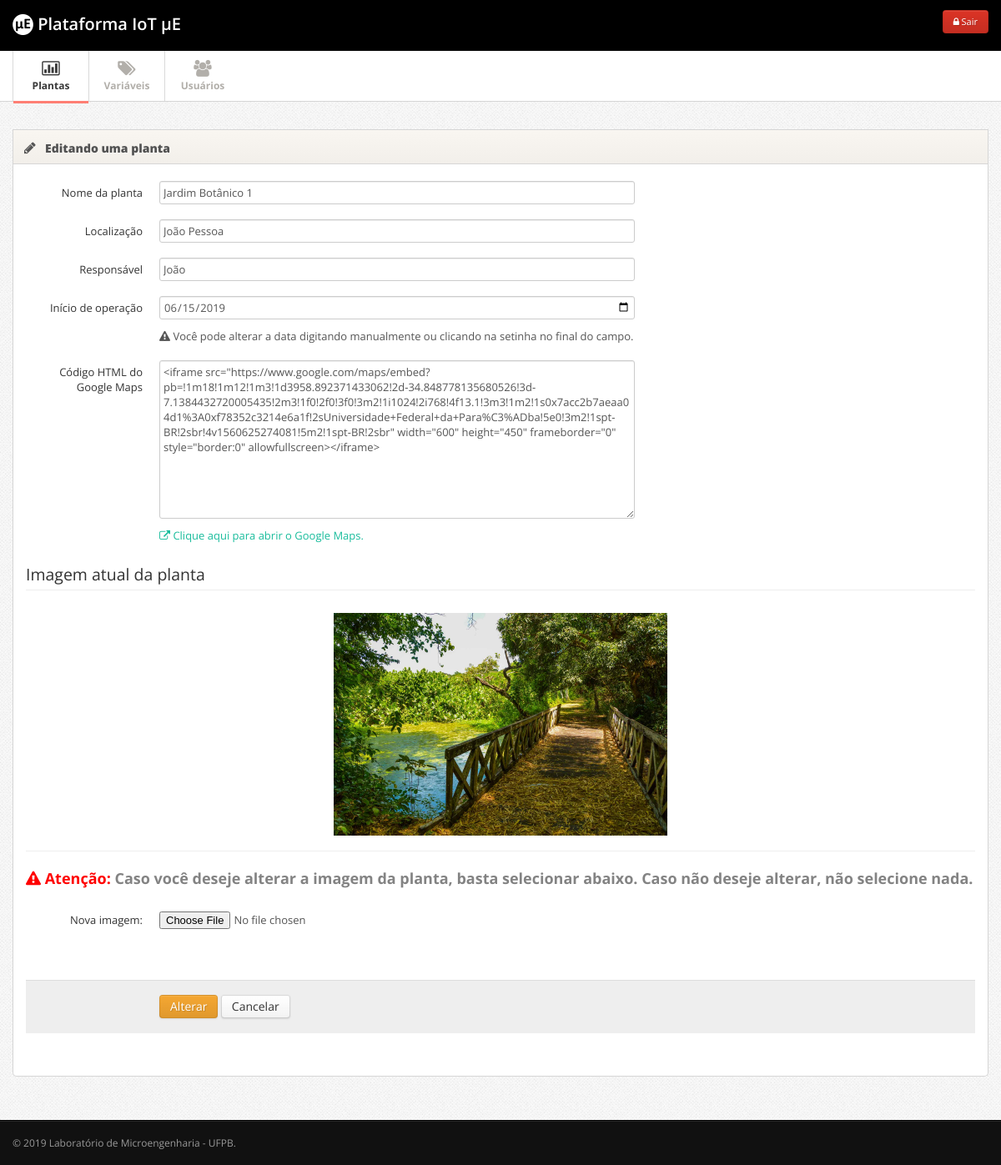
Screenshot of /admin/index.php?p=plantas_gerenciar&acao=editar&id=6 (signed in) with the database file from the repository.
### tables this page shows
CREATE TABLE IF NOT EXISTS `plantas` (
  `id` int(11) NOT NULL AUTO_INCREMENT,
  `nome` varchar(200) NOT NULL,
  `localizacao` varchar(200) NOT NULL,
  `inicio_operacao` varchar(50) NOT NULL,
  `responsavel` varchar(200) NOT NULL,
  `imagem` varchar(200) NOT NULL,
  `codigo_google_maps` text NOT NULL,
  PRIMARY KEY (`id`)
);

### admin/plantas_gerenciar.php (the view, shortened to what this page needs)
<?php
if(isset($_GET['acao'])){
	$acao = $_GET['acao'];
} else{
	$acao = 'gerenciar';
}
if($acao == 'gerenciar'){
?>
	      <div class="row">
	      	<div class="span12">
            <div class="widget">
              <a href="javascript:void();" onclick="location.href='index.php?p=plantas_cadastrar';" class="btn btn-large btn-success btn-support-ask"><i class="icon-plus-sign"></i> Cadastrar uma nova planta</a>
              <a href="javascript:void();" onclick="location.href='index.php?p=plantas';" class="btn btn-large btn-support-ask"><i class="icon-zoom-in"></i> Visualizar todas</a>
            </div>
	      		<div class="widget">
					<div class="widget-header">
						<i class="icon-user"></i>
					<h3>Listando todas as plantas</h3>
					</div>
					<div class="widget-content">
            <div id="tabela_busca" class="form-horizontal">
            <fieldset>
            <div class="control-group">
              <i class="icon-zoom-in"></i> <input class="span5 m-wrap" id="appendedInputButton" type="text" placeholder="Qual planta você está buscando?">
            </div>
            </fieldset>
            </div>
            <table class="table table-striped table-bordered" id="tabela">
              <thead>
                <tr>
                  <th> Nome da planta </th>
                  <th> Localização</th>
                  <th> Responsável</th>
                  <th class="td-actions"> Ações </th>
                </tr>
              </thead>
              <tbody>
              <?php
              $result_usuarios = "SELECT * FROM plantas ORDER BY nome ASC";
          		$resultado_usuarios = mysqli_query($conn, $result_usuarios);
              $numero_resultado = mysqli_num_rows($resultado_usuarios);
              while($resultado = mysqli_fetch_array($resultado_usuarios)){
          		if(isset($resultado)){
                $id = $resultado['id'];
                $nome = $resultado['nome'];
                $localizacao = $resultado['localizacao'];
                $responsavel = $resultado['responsavel'];
              }
              ?>
              <tr>
                <td><?php echo $nome; ?></td>
                <td><?php echo $localizacao; ?></td>
                <td><?php echo $responsavel; ?></td>
                <td class="td-actions">
                <center>
									<a href="index.php?p=plantas_gerenciar&acao=editar&id=<?php echo $id; ?>" class="btn btn-warning btn-small"><i class="btn-icon-only icon-pencil"> </i> Editar</a>
                  <a href="index.php?p=plantas_gerenciar&acao=apagar&id=<?php echo $id; ?>" class="btn btn-danger btn-small"><i class="btn-icon-only icon-remove"> </i> Apagar</a>
                </center>
                </td>
              </tr>
							<?php
              }
              ?>
              </tbody>
            </table>
              <?php
              if($numero_resultado == 0){
                echo "<h2>Nenhuma planta cadastrada...</h2>";
              }
              ?>
					</div>
				</div>
		    </div>
	      </div>
<?php
} elseif ($acao == 'apagar') {
	if(isset($_GET['id'])){
		apagarPlanta($_GET['id']);
	}
} elseif ($acao == 'editar') {
	if(isset($_GET['id'])){
		$id = $_GET['id'];
		$query = "SELECT * FROM plantas WHERE id = $id LIMIT 1";
		$resultados = mysqli_query($conn, $query);
		while($resultado = mysqli_fetch_array($resultados)){
		if(isset($resultado)){
			$nome = $resultado['nome'];
			$localizacao = $resultado['localizacao'];
			$inicio_operacao = $resultado['inicio_operacao'];
			$responsavel = $resultado['responsavel'];
      $imagem = $resultado['imagem'];
      $codigo_google_maps = $resultado['codigo_google_maps'];
		}
?>
<div class="row">
  <div class="span12">
    <div class="widget">
  <div class="widget-header">
    <i class="icon-pencil"></i>
  <h3>Editando uma planta</h3>
  </div>
  <div class="widget-content">
    <form action="" method="post" enctype="multipart/form-data" class="form-horizontal">
      <fieldset>
        <div class="control-group">
          <label class="control-label" for="username">Nome da planta</label>
          <div class="controls">
            <input type="text" class="span6 disabled" id="nome" name="nome" value="<?php echo $nome; ?>" placeholder="Qual é o nome da planta?">
          </div>
        </div>
        <div class="control-group">
          <label class="control-label" for="username">Localização</label>
          <div class="controls">
            <input type="text" class="span6 disabled" id="localizacao" name="localizacao" value="<?php echo $localizacao; ?>" placeholder="Onde fica a planta?">
          </div>
        </div>
        <div class="control-group">
          <label class="control-label" for="username">Responsável</label>
          <div class="controls">
            <input type="text" class="span6 disabled" id="responsavel" name="responsavel" value="<?php echo $responsavel; ?>" placeholder="Quem é responsável pela planta?">
          </div>
        </div>
        <div class="control-group">
          <label class="control-label" for="username">Início de operação</label>
          <div class="controls">
              <input class="span6" type="date" id="inicio_operacao" value="<?php echo $inicio_operacao; ?>" name="inicio_operacao">
              <p class="help-block"><i class="icon-warning-sign"></i> Você pode alterar a data digitando manualmente ou clicando na setinha no final do campo.</p>
          </div>
        </div>
        <div class="control-group">
          <label class="control-label" for="username">Código HTML do Google Maps</label>
          <div class="controls">
              <textarea class="span6" id="codigo_google_maps" name="codigo_google_maps" placeholder="Cole aqui o código para incorporar o mapa de localização. Ele pode ser obtido no site do Google Maps." rows="10"><?php echo $codigo_google_maps; ?></textarea>
              <p class="help-block"><a href="http://www.google.com/maps" target="_blank"><i class="icon-external-link"></i> Clique aqui para abrir o Google Maps.</a></p>
          </div>
        </div>
        <fieldset>
        <legend>Imagem atual da planta</legend>
          <center>
            <img src="../img/plantas/<?php echo $imagem; ?>" width="400" />
          </center>
       </fieldset>
       <hr>
       <h3><font color="red"><i class="icon-warning-sign"></i> Atenção:</font> Caso você deseje alterar a imagem da planta, basta selecionar abaixo. Caso não deseje alterar, não selecione nada.</h3>
       <br>
        <div class="control-group">
          <label class="control-label" for="username">Nova imagem:</label>
          <div class="controls">
              <input type="file" class="custom-file-input" id="imagem_planta" name="imagem_planta">
          </div>
        </div>
         <br />
        <div class="form-actions">
          <button type="submit" class="btn btn-warning" id="liberar" name="liberar" value="alterar">Alterar</button>
          <button class="btn" id="liberar" name="liberar" value="cancelar">Cancelar</button>
        </div>
      </fieldset>
    </form>
  </div>
</div>
</div>
</div>
<?php
}
	} else{
    if($_SESSION['usuarioNivelAcesso'] == 1){
       echo "<script>window.location.href='index.php?p=plantas_gerenciar';</script>";
    } else{
      echo "<script>window.location.href='index.php?p=plantas';</script>";
    }
	}
}
?>

### css/style.css (style rules this page uses)
body { background: #f9f6f1; font: 13px/1.7em 'Open Sans'; }
p { font: 13px/1.7em 'Open Sans'; }
input, button, select, textarea { font-family: 'Open Sans'; }
.widget { position: relative; clear: both; width: auto; margin-bottom: 2em; overflow: hidden; }
.widget-header { position: relative; height: 40px; line-height: 40px; background: #f9f6f1; background:-moz-linear-gradient(top, #f9f6f1 0%, #f2efea 100%); background:-webkit-gradient(linear, left top, left bottom, color-stop(0%,#f9f6f1), color-stop(100%,#f2efea)); background:-webkit-linear-gradient(top, #f9f6f1 0%,#f2efea 100%); background:-o-linear-gradient(top, #f9f6f1 0%,#f2efea 100%); background:-ms-linear-gradient(top, #f9f6f1 0%,#f2efea 100%); background:linear-gradient(top, #f9f6f1 0%,#f2efea 100%); filter: progid:DXImageTransform.Microsoft.gradient(startColorstr='#f9f6f1', endColorstr='#f2efea'); -ms-filter: "progid:DXImageTransform.Microsoft.gradient(startColorstr='#f9f6f1', endColorstr='#f2efea')"; border: 1px solid #d6d6d6; -webkit-background-clip: padding-box; }
.widget-header h3 { position: relative; top: 2px; left: 10px; display: inline-block; margin-right: 3em; font-size: 14px; font-weight: 800; color: #525252; line-height: 18px; text-shadow: 1px 1px 2px rgba(255,255,255,.5); }
.widget-header [class^="icon-"], .widget-header [class*=" icon-"] { display: inline-block; margin-left: 13px; margin-right: -2px; font-size: 16px; color: #555; vertical-align: middle; }
.widget-content { padding: 20px 15px 15px; background: #FFF; border: 1px solid #D5D5D5; -moz-border-radius: 5px; -webkit-border-radius: 5px; border-radius: 5px; }
.widget-header+.widget-content { border-top: none; -webkit-border-top-left-radius: 0; -webkit-border-top-right-radius: 0; -moz-border-radius-topleft: 0; -moz-border-radius-topright: 0; border-top-left-radius: 0; border-top-right-radius: 0; }
.widget-content:before, .widget-content:after { content:""; display:table; }
.widget-content:after { clear:both; }
.widget-content { zoom:1; }

### css/pages/signin.css (style rules this page uses)
body { background: url(../../img/body-bg.png); color:#838383; font: 13px/1.7em 'Open Sans'; }

### rows the page displays
plantas: nome "Jardim Botânico 1", localizacao "João Pessoa", responsavel "João", inicio_operacao "06/15/2019", codigo_google_maps "<iframe src=\"https://www.google.com/maps/embed?pb=!1m18!1m12!1m3!1d3958.892371433062!2d-34.848778135680526!3d-7.1384432720005435!2m3!1f0!2f0!3f0!3m2!1i1024!2i768!4f13.1!3m3!1m2!1s0x7acc2b7aeaa04d1%3A0xf78352c3214e6a1f!2sUniversidade+Federal+da+Para%C3%ADba!5e0!3m2!1spt-BR!2sbr!4v1560625274081!5m2!1spt-BR!2sbr\" width=\"600\" height=\"450\" frameborder=\"0\" style=\"border:0\" allowfullscreen></iframe>", imagem (picture)
